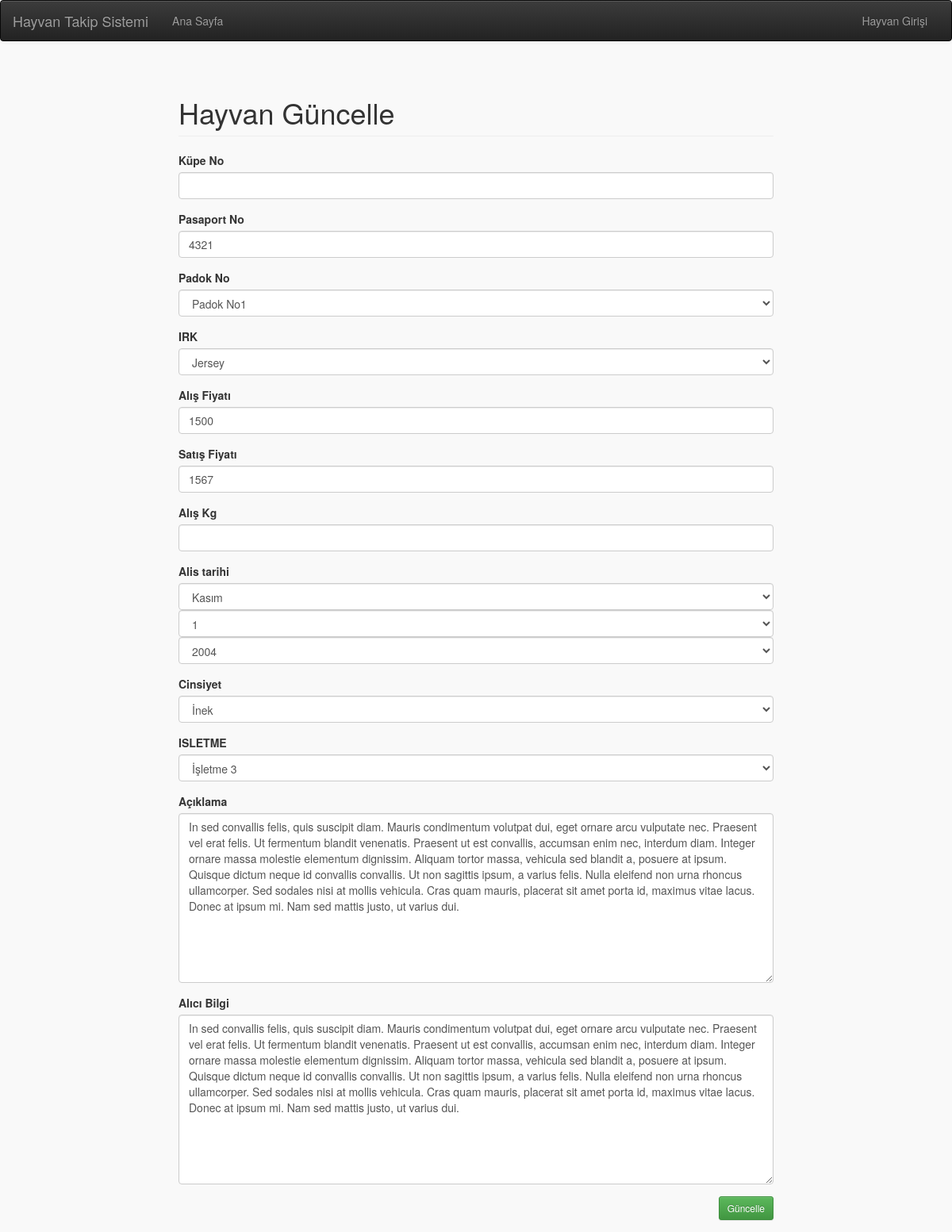
Page /hayvan-guncelle/6/ on the committed database.
### hayvanGirisi/models.py (models this page shows, shortened)
class HayvanGiris(models.Model):
    PADOKNO = (
    (None, 'Padok No Seçiniz'), ('padokno1', 'Padok No1'), ('padokno2', 'Padok No2'), ('padokno3', 'Padok No3'))
    IRK = ((None, 'Irk Seçiniz'), ('montofon', 'Montofon'), ('holstein', 'Holstein'), ('simentol', 'Simentol'),
           ('jersey', 'Jersey'), ('angus', 'Angus'))
    CINSIYET = ((None, 'Cinsiyet Seçiniz'), ('erkek', 'Erkek'), ('duve', 'Düve'),('inek','İnek'),('malak','Malak'))
    ISLETME = (
    (None, 'İşletme Seçiniz'), ('isletme1', 'İşletme 1'), ('isletme2', 'İşletme 2'), ('isletme3', 'İşletme 3'))
    kupe_no = models.CharField(max_length=50, verbose_name='Küpe No', blank=True, null=True, unique=True)
    pasaport_no = models.CharField(max_length=50, verbose_name='Pasaport No', blank=True, null=True,unique=True)
    padok_no = models.CharField(choices=PADOKNO, verbose_name='Padok No', max_length=50, blank=False, null=True)
    irki = models.CharField(choices=IRK, verbose_name='IRK', max_length=50, blank=False, null=True)
    alis_fiyati = models.CharField(max_length=50, verbose_name='Alış Fiyatı', blank=False, null=True)
    satis_fiyati = models.CharField(max_length=50, verbose_name='Satış Fiyatı', blank=True, null=True)
    alis_kg = models.CharField(max_length=50, verbose_name='Alış Kg', blank=True, null=True)
    alis_tarihi = models.DateField(null=True, blank=True, verbose_name='Alış Tarihi')
    cinsiyet = models.CharField(choices=CINSIYET, blank=False, null=True, max_length=20, verbose_name='Cinsiyet')
    isletme = models.CharField(choices=ISLETME, verbose_name='ISLETME', max_length=50, blank=False, null=True)
    aciklama = models.TextField(max_length=1000, verbose_name='Açıklama', blank=True, null=True)
    alici_bilgi = models.TextField(max_length=1000, verbose_name='Alıcı Bilgi', blank=True, null=True)
    class Meta:
        verbose_name_plural = 'Hayvan'

### hayvanGirisi/views.py (the view)
# urls.py: re_path(r'hayvan-guncelle/(?P<pk>[0-9]+)/$', hayvan_guncelle, name='hayvan-guncelle'),
def hayvan_guncelle(request, pk):
    hayvan = get_object_or_404(HayvanGiris, pk=pk)
    form = HayvanGirisiForm(instance=hayvan, data=request.POST or None, files=request.FILES or None)
    if form.is_valid():
        form_save = form.save()
        return HttpResponseRedirect(reverse('hayvan-detay', kwargs={'pk': form_save.pk}))
    context = {'form': form, 'hayvan': hayvan}
    return render(request, 'hayvanGirisi/hayvan-guncelle.html', context=context)

### hayvanGirisi/forms.py
class HayvanGirisiForm(forms.ModelForm):
    alis_tarihi = forms.DateField(widget=forms.SelectDateWidget(years=year_range))
    class Meta:
        model = HayvanGiris
        fields = ['kupe_no', 'pasaport_no', 'padok_no', 'irki', 'alis_fiyati', 'satis_fiyati', 'alis_kg', 'alis_tarihi',
                  'cinsiyet', 'isletme', 'aciklama', 'alici_bilgi']
    def __init__(self, *args, **kwargs):
        super(HayvanGirisiForm, self).__init__(*args, **kwargs)
        for field in self.fields:
            self.fields[field].widget.attrs = {'class': 'form-control'}
        self.fields['aciklama'].widget.attrs['rows'] = 10
        self.fields['alici_bilgi'].widget.attrs['rows'] = 10

### templates/hayvanGirisi/hayvan-guncelle.html (shortened to what this page needs)
{% extends 'base.html' %}
{% block icerik %}
    <div class="row">
        <div class="col-lg-8 pull-center">
            <h1 class="page-header">Hayvan Güncelle </h1>
            <form action="{% url 'hayvan-guncelle' hayvan.pk %}" enctype="multipart/form-data" method="post">
                {% include 'hayvanGirisi/include/form-include.html' %}
                <div class="form-group">
                    <div class="row">
                        <div class="col-lg-12">
                            <input type="submit" value="Güncelle" class="btn pull-right  btn-sm btn-success">
                        </div>
                    </div>
                </div>
            </form>
        </div>
    </div>
{% endblock %}

### templates/hayvanGirisi/include/form-include.html (shortened to what this page needs)
{% for field in form %}
    <div class="form-group">
        <div class="row">
            <div class="col-lg-12">
                <label class="control-label"> {{ field.label }}</label>
                {{ field }}
            </div>
        </div>
    </div>
{% endfor %}

### static/base.css (style rules this page uses)
.pull-center { float: none; margin: 0 auto; }

### templates/base.html (style rules this page uses)
body { background-color: #f9f9f9 }

### rows in the picture
HayvanGiris: form "4321" "Padok No1" "Jersey" "1500" "1567" "İnek" "İşletme 3" "In sed convallis felis, quis suscipit diam. Mauris condimentum volutpat dui, eget ornare arcu vulputate nec. Praesent vel erat felis. Ut fermentum blandit venenatis. Praesent ut est convallis, accumsan enim nec, interdum diam. Integer ornare massa molestie elementum dignissim. Aliquam tortor massa, vehicula sed blandit a, posuere at ipsum. Quisque dictum neque id convallis convallis. Ut non sagittis ipsum, a varius felis. Nulla eleifend non urna rhoncus ullamcorper. Sed sodales nisi at mollis vehicula. Cras quam mauris, placerat sit amet porta id, maximus vitae lacus. Donec at ipsum mi. Nam sed mattis justo, ut varius dui." "In sed convallis felis, quis suscipit diam. Mauris condimentum volutpat dui, eget ornare arcu vulputate nec. Praesent vel erat felis. Ut fermentum blandit venenatis. Praesent ut est convallis, accumsan enim nec, interdum diam. Integer ornare massa molestie elementum dignissim. Aliquam tortor massa, vehicula sed blandit a, posuere at ipsum. Quisque dictum neque id convallis convallis. Ut non sagittis ipsum, a varius felis. Nulla eleifend non urna rhoncus ullamcorper. Sed sodales nisi at mollis vehicula. Cras quam mauris, placerat sit amet porta id, maximus vitae lacus. Donec at ipsum mi. Nam sed mattis justo, ut varius dui."

### other values in the picture
{{ field.label }} "Küpe No" "Pasaport No" "Padok No" "IRK" "Alış Fiyatı" "Satış Fiyatı" "Alış Kg" "Alis tarihi" "Cinsiyet" "ISLETME" "Açıklama" "Alıcı Bilgi"
